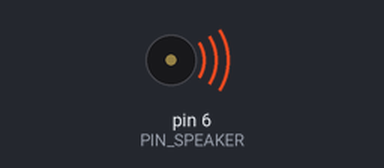
Bench run of a sketch on a simulated Arduino Uno, built with avr-gcc and run on an emulated ATmega328P. Parts: buzzer (waves = sounding).

Above: at 0.03 s.
Timing chart, 0 to 3.0 s (numbered marks = the images above):
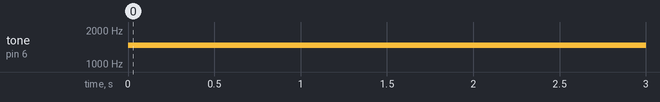

The sketch:

SonicScrewdriver_ATtiny85_v1.ino
```cpp
int PIN_SPEAKER = 6;

int count = 0;
void setup() {
  pinMode(PIN_SPEAKER, OUTPUT);
}

void loop() {
  count = count+1;
  if (count < 5) {
    tone(PIN_SPEAKER,1471);
    delay(10);
    tone(PIN_SPEAKER,1575);
    delay(5);
  } else {
    tone(PIN_SPEAKER,1470);
    delay(10);
    tone(PIN_SPEAKER,1575);
    delay(5);
    if(count > 10) {
      count = 0;
    }
  }

//  digitalWrite(PIN_SPEAKER, HIGH);   // turn the LED on (HIGH is the voltage level)
//  delay(1000);              // wait for a second
//  digitalWrite(PIN_SPEAKER, LOW);    // turn the LED off by making the voltage LOW
//  delay(1000);              // wait for a second

}
```

Measured:
- by itself, tone on pin 6 (PIN_SPEAKER): alternates 1471 Hz for 0.06 s and 1470 Hz for 0.11 s
